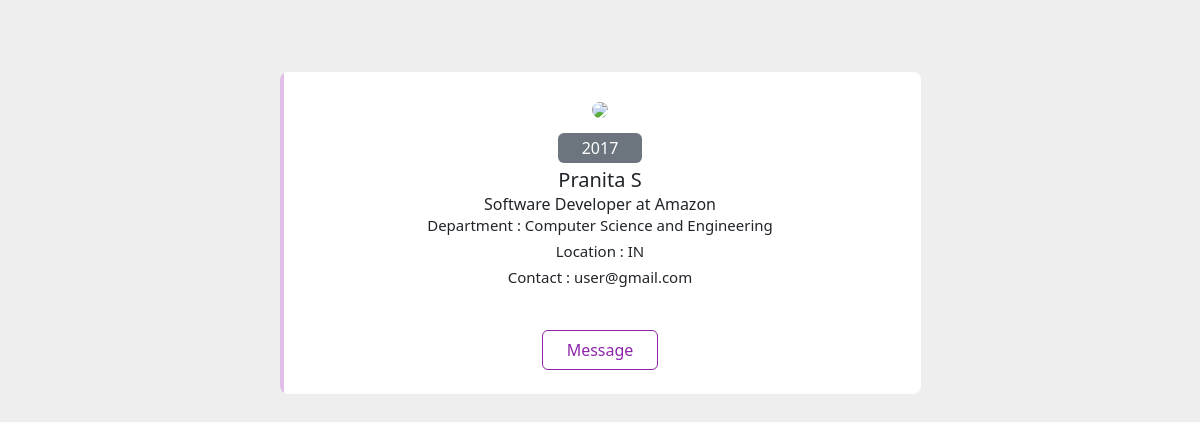
The page /members/details/Pranita on the database its author committed.
### authentication/models.py (models this page shows)
class User(AbstractUser):
    ALUMNI = 'ALUMNI'
    STUDENT = 'STUDENT'
    ROLE_CHOICES = (
        (ALUMNI, 'Alumni'),
        (STUDENT, 'Student'),
    )
    CSE = 'Computer Science and Engineering'
    IT = 'Information Technology'
    ECE = 'Electronics and Communications Engineering'
    EEE = 'Electricals and Electronics Engineering'
    DEPARTMENT_CHOICES = (
        (CSE, 'Computer Science and Engineering'),
        (IT, 'Information Technology'),
        (ECE, 'Electronics and Communications Engineering'),
        (EEE, 'Electricals and Electronics Engineering'),
    )
    role = models.CharField(max_length=30, choices=ROLE_CHOICES)
    country = CountryField(blank=True, null=True)
    department = models.CharField(blank=True, max_length=100, choices=DEPARTMENT_CHOICES)
    year = models.IntegerField(max_length=4,blank=True, null=True )
    company = models.CharField(max_length=100,blank=True, null=True )
    designation = models.CharField(max_length=100,blank=True, null=True )

### authentication/views.py (the view)
# urls.py: path('members/details/<str:username>', authentication.views.details, name='details'),
def details(request, username):
  try:
    mymember = User.objects.filter(role="ALUMNI").get(username=username)
  except User.DoesNotExist:
    mymember = None
  template = loader.get_template('member.html')
  context = {
    'mymember': mymember,
  }
  return HttpResponse(template.render(context, request))

### templates/member.html (shortened to what this page needs)
<!DOCTYPE html>
<html>
<head>
	<link rel="stylesheet" href="https://stackpath.bootstrapcdn.com/bootstrap/4.4.1/css/bootstrap.min.css">
          <link href="https://cdn.jsdelivr.net/npm/bootstrap@5.3.0-alpha1/dist/css/bootstrap.min.css" rel="stylesheet">
</head>
<body>
<br>
<div class="container mt-5">
    <div class="row d-flex justify-content-center">
        <div class="col-md-7">
            <div class="card p-3 py-4">
                <div class="text-center">
                    <img src="https://i.imgur.com/bDLhJiP.jpg" width="100" class="rounded-circle">
                </div>
                <div class="text-center mt-3">
                    <span class="bg-secondary p-1 px-4 rounded text-white">{{mymember.year}}</span>
                    <h5 class="mt-2 mb-0">{{mymember.first_name}} {{mymember.last_name}}</h5>
                    <span>{{mymember.designation}} at {{mymember.company}}</span>
                    <div >
                        <h3 class="fonts"> Department : {{mymember.department}} </h3>
                        <h3 class="fonts"> Location : {{mymember.country}} </h3>
                        <h3 class="fonts"> Contact : {{mymember.email}} </h3>
                    </div>
                     <ul class="social-list">
                        <li></li>
                        <li></li>
                        <li></li>
                        <li></li>
                        <li></li>
                    </ul>
                    <div class="buttons">
                        <button class="btn btn-outline-primary px-4">Message</button>
                    </div>
                </div>
            </div>
        </div>
    </div>
</div>
</body>
</html>

### templates/member.html (style rules this page uses)
body { background:#eee; }
.card { border:none; position:relative; overflow:hidden; border-radius:8px; cursor:pointer; }
.card:before { content:""; position:absolute; left:0; top:0; width:4px; height:100%; background-color:#E1BEE7; transform:scaleY(1); transition:all 0.5s; transform-origin: bottom }
.card:after { content:""; position:absolute; left:0; top:0; width:4px; height:100%; background-color:#8E24AA; transform:scaleY(0); transition:all 0.5s; transform-origin: bottom }
.fonts { font-size:15px; }
.social-list { display:flex; list-style:none; justify-content:center; padding:0; }
.social-list li { padding:10px; color:#8E24AA; font-size:19px; }
.buttons button:nth-child(1) { border:1px solid #8E24AA !important; color:#8E24AA; height:40px; }

### rows shown on the page
User: year "2017", first_name "Pranita", last_name "S", designation "Software Developer", company "Amazon", department "Computer Science and Engineering", country "IN", email "user@gmail.com"
